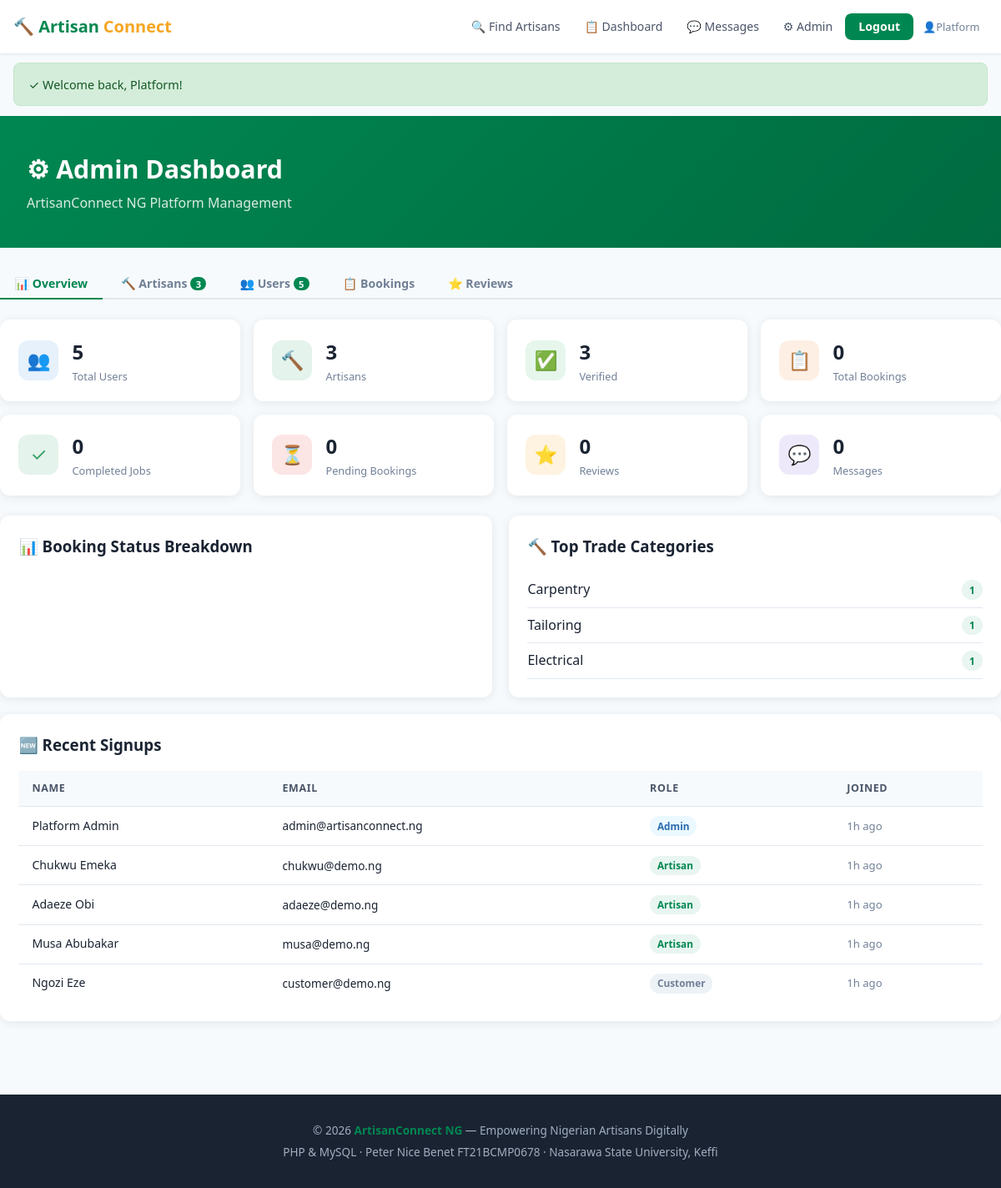
/admin.php (signed in), run on the app's committed database.
### tables this page shows
CREATE TABLE users (
    user_id INT UNSIGNED AUTO_INCREMENT PRIMARY KEY,
    email VARCHAR(255) NOT NULL UNIQUE,
    password_hash VARCHAR(255) NOT NULL,
    role ENUM('artisan','customer','admin') NOT NULL DEFAULT 'customer',
    first_name VARCHAR(100) NOT NULL,
    last_name VARCHAR(100) NOT NULL,
    phone VARCHAR(20),
    profile_picture VARCHAR(500) DEFAULT 'default.png',
    is_verified TINYINT(1) DEFAULT 0,
    created_at TIMESTAMP DEFAULT CURRENT_TIMESTAMP,
    updated_at TIMESTAMP DEFAULT CURRENT_TIMESTAMP ON UPDATE CURRENT_TIMESTAMP
);

### admin.php (the view, shortened to what this page needs)
<?php
require_once 'config.php';
$stats = [
    'total_users'     => db()->query("SELECT COUNT(*) FROM users")->fetchColumn(),
    'total_artisans'  => db()->query("SELECT COUNT(*) FROM artisan_profiles")->fetchColumn(),
    'verified'        => db()->query("SELECT COUNT(*) FROM artisan_profiles WHERE verification_status='verified'")->fetchColumn(),
    'customers'       => db()->query("SELECT COUNT(*) FROM users WHERE role='customer'")->fetchColumn(),
    'total_bookings'  => db()->query("SELECT COUNT(*) FROM bookings")->fetchColumn(),
    'completed'       => db()->query("SELECT COUNT(*) FROM bookings WHERE status='completed'")->fetchColumn(),
    'pending'         => db()->query("SELECT COUNT(*) FROM bookings WHERE status='pending'")->fetchColumn(),
    'total_reviews'   => db()->query("SELECT COUNT(*) FROM reviews")->fetchColumn(),
    'avg_rating'      => db()->query("SELECT AVG(overall_rating) FROM reviews")->fetchColumn(),
    'total_messages'  => db()->query("SELECT COUNT(*) FROM messages")->fetchColumn(),
];
$tab  = $_GET['t'] ?? 'overview';
$search = trim($_GET['q'] ?? '');
$aFilter = $search ? "AND (u.first_name LIKE ? OR u.last_name LIKE ? OR a.trade_category LIKE ?)" : '';
$aParams = $search ? ["%$search%","%$search%","%$search%"] : [];
$artisansStmt = db()->prepare("
    SELECT a.*, u.first_name, u.last_name, u.email, u.phone, u.created_at AS joined, u.user_id AS uid
    FROM artisan_profiles a JOIN users u ON a.user_id=u.user_id
    WHERE 1=1 $aFilter
    ORDER BY a.created_at DESC LIMIT 100
");
$artisansStmt->execute($aParams);
$artisans = $artisansStmt->fetchAll();
$uFilter = $search ? "AND (first_name LIKE ? OR last_name LIKE ? OR email LIKE ?)" : '';
$uParams = $search ? ["%$search%","%$search%","%$search%"] : [];
$usersStmt = db()->prepare("SELECT * FROM users WHERE 1=1 $uFilter ORDER BY created_at DESC LIMIT 100");
$usersStmt->execute($uParams);
$users = $usersStmt->fetchAll();
?>
<div class="ph">
 <div class="ctr">
  <h1>⚙ Admin Dashboard</h1>
  <p>ArtisanConnect NG Platform Management</p>
 </div>
</div>
<div class="ctr sec" style="padding-top:1.5rem">
 <div class="tabs">
  <button class="tab <?=$tab==='overview'?'on':''?>" onclick="sw('overview')">📊 Overview</button>
  <button class="tab <?=$tab==='artisans'?'on':''?>" onclick="sw('artisans')">🔨 Artisans <span style="background:var(--green);color:#fff;border-radius:20px;padding:.05rem .4rem;font-size:.7rem"><?=count($artisans)?></span></button>
  <button class="tab <?=$tab==='users'?'on':''?>" onclick="sw('users')">👥 Users <span style="background:var(--green);color:#fff;border-radius:20px;padding:.05rem .4rem;font-size:.7rem"><?=count($users)?></span></button>
  <button class="tab <?=$tab==='bookings'?'on':''?>" onclick="sw('bookings')">📋 Bookings</button>
  <button class="tab <?=$tab==='reviews'?'on':''?>" onclick="sw('reviews')">⭐ Reviews</button>
 </div>
 <div id="tp-overview" class="tp <?=$tab==='overview'?'on':''?>">
  <div class="g4" style="margin-bottom:1.5rem">
   <?php
   $statCards = [
     ['👥','Total Users',$stats['total_users'],'#4299e1'],
     ['🔨','Artisans',$stats['total_artisans'],'#38a169'],
     ['✅','Verified',$stats['verified'],'#48bb78'],
     ['📋','Total Bookings',$stats['total_bookings'],'#ed8936'],
     ['✓','Completed Jobs',$stats['completed'],'#38a169'],
     ['⏳','Pending Bookings',$stats['pending'],'#e53e3e'],
     ['⭐','Reviews',$stats['total_reviews'],'#f5a623'],
     ['💬','Messages',$stats['total_messages'],'#805ad5'],
   ];
   foreach($statCards as [$ico,$lbl,$val,$col]): ?>
   <div class="sc">
    <div class="sc-ico" style="background:<?=$col?>22;color:<?=$col?>"><?=$ico?></div>
    <div><div style="font-size:1.5rem;font-weight:800"><?=number_format((float)$val)?></div><div style="font-size:.8rem;color:var(--light)"><?=$lbl?></div></div>
   </div>
   <?php endforeach ?>
  </div>
  <div class="g2">
   <div class="card">
    <h3 style="font-weight:700;margin-bottom:1rem">📊 Booking Status Breakdown</h3>
   </div>
   <div class="card">
    <h3 style="font-weight:700;margin-bottom:1rem">🔨 Top Trade Categories</h3>
    <?php
    $trades = db()->query("SELECT trade_category,COUNT(*) AS cnt FROM artisan_profiles GROUP BY trade_category ORDER BY cnt DESC LIMIT 8")->fetchAll();
    foreach($trades as $tr): ?>
    <div style="display:flex;justify-content:space-between;align-items:center;padding:.5rem 0;border-bottom:1px solid var(--border)">
     <span><?=e($tr['trade_category'])?></span>
     <span class="b b-g"><?=$tr['cnt']?></span>
    </div>
    <?php endforeach ?>
   </div>
  </div>
  <div class="card" style="margin-top:1.2rem">
   <h3 style="font-weight:700;margin-bottom:1rem">🆕 Recent Signups</h3>
   <div class="tw">
   <table>
    <thead><tr><th>Name</th><th>Email</th><th>Role</th><th>Joined</th></tr></thead>
    <tbody>
    <?php
    $recent = db()->query("SELECT * FROM users ORDER BY created_at DESC LIMIT 10")->fetchAll();
    foreach($recent as $u): ?>
    <tr>
     <td><?=e($u['first_name'].' '.$u['last_name'])?></td>
     <td style="font-size:.85rem"><?=e($u['email'])?></td>
     <td><span class="b <?=$u['role']==='artisan'?'b-g':($u['role']==='admin'?'b-bl':'b-gr')?>"><?=e(ucfirst($u['role']))?></span></td>
     <td style="font-size:.82rem;color:var(--light)"><?=ago($u['created_at'])?></td>
    </tr>
    <?php endforeach ?>
    </tbody>
   </table>
   </div>
  </div>
 </div>
</div>

### config.php (style rules this page uses)
:root { --green:#008751;--green-dark:#006b40;--green-light:#e8f5f0; --gold:#f5a623;--gold-light:#fff8ed; --dark:#1a2332;--mid:#4a5568;--light:#718096; --border:#e2e8f0;--bg:#f7fafc;--white:#fff; --r:12px;--sh:0 2px 12px rgba(0,0,0,.08);--sh2:0 8px 30px rgba(0,0,0,.12); --font:"Segoe UI",system-ui,-apple-system,sans-serif }
*,*::before,*::after { box-sizing:border-box;margin:0;padding:0 }
body { font-family:var(--font);background:var(--bg);color:var(--dark);line-height:1.6 }
input,select,textarea,button { font-family:inherit;font-size:1rem }
.ctr { max-width:1200px;margin:0 auto;padding:0 1rem }
.sec { padding:2.5rem 0 }
.ph { background:linear-gradient(135deg,var(--green),var(--green-dark));color:#fff;padding:2.5rem 1rem }
.ph h1 { font-size:1.9rem;font-weight:800;margin-bottom:.25rem }
.ph p { opacity:.85 }
.card { background:var(--white);border-radius:var(--r);box-shadow:var(--sh);padding:1.4rem }
.b { display:inline-flex;align-items:center;gap:.2rem;padding:.15rem .55rem;border-radius:20px;font-size:.74rem;font-weight:600 }
.b-g { background:var(--green-light);color:var(--green) }
.b-gr { background:#edf2f7;color:var(--light) }
.b-bl { background:#ebf8ff;color:#2b6cb0 }
.g2 { display:grid;grid-template-columns:repeat(2,1fr);gap:1.25rem }
.g4 { display:grid;grid-template-columns:repeat(4,1fr);gap:1rem }
.tabs { display:flex;gap:.3rem;border-bottom:2px solid var(--border);margin-bottom:1.5rem;flex-wrap:wrap }
.tab { padding:.55rem 1.1rem;border:none;background:none;cursor:pointer;font-weight:600;font-size:.88rem;color:var(--light);border-bottom:2px solid transparent;margin-bottom:-2px;transition:.2s }
.tab.on,.tab:hover { color:var(--green);border-bottom-color:var(--green) }
.tp { display:none }
.tp.on { display:block }
.tw { overflow-x:auto }
table { width:100%;border-collapse:collapse;font-size:.88rem }
th,td { padding:.7rem 1rem;text-align:left;border-bottom:1px solid var(--border) }
th { background:var(--bg);font-weight:700;font-size:.78rem;text-transform:uppercase;letter-spacing:.05em;color:var(--mid) }
tr:last-child td { border-bottom:none }
.sc { background:var(--white);border-radius:var(--r);box-shadow:var(--sh);padding:1.2rem 1.4rem;display:flex;align-items:center;gap:1rem }
.sc-ico { width:48px;height:48px;border-radius:12px;display:flex;align-items:center;justify-content:center;font-size:1.4rem;flex-shrink:0 }

### data on the page
users: first_name+last_name "Platform Admin", email "admin@artisanconnect.ng", role "Admin", created_at "1h ago"
users: first_name+last_name "Chukwu Emeka", email "chukwu@demo.ng", role "Artisan", created_at "1h ago"
users: first_name+last_name "Adaeze Obi", email "adaeze@demo.ng", role "Artisan", created_at "1h ago"
users: first_name+last_name "Musa Abubakar", email "musa@demo.ng", role "Artisan", created_at "1h ago"
users: first_name+last_name "Ngozi Eze", email "customer@demo.ng", role "Customer", created_at "1h ago"

### other printed values
$_SESSION['first_name'] "Platform"
$s "Welcome back, Platform!"
count($artisans) "3"
count($users) "5"
$ico "👥"
$val "5"
$lbl "Total Users"
$ico "🔨"
$val "3"
$lbl "Artisans"
$ico "✅"
$lbl "Verified"
$ico "📋"
$val "0"
$lbl "Total Bookings"
